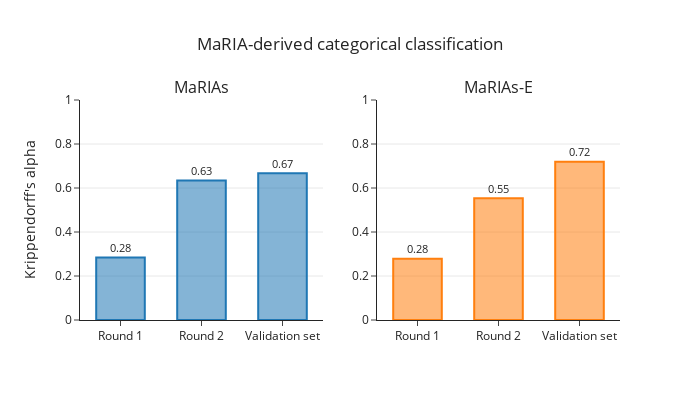

Notebook code for this chart:
### Markdown cell above
#### Plot results

### Code cell
import re
import plotly.graph_objects as go
import plotly.subplots as sp
import plotly.express as px



def color_to_rgba(color, alpha=1.0):
    if color.startswith('rgba'):
        return color
    if color.startswith('rgb'):
        nums = re.findall(r'\d+', color)
        return f'rgba({nums[0]},{nums[1]},{nums[2]},{alpha})'
    color = color.lstrip('#')
    return f'rgba({int(color[0:2],16)},{int(color[2:4],16)},{int(color[4:6],16)},{alpha})'

color1 = px.colors.qualitative.D3[0]
color2 = px.colors.qualitative.D3[1]

fig = sp.make_subplots(rows=1, cols=2, subplot_titles=("MaRIAs", "MaRIAs-E"))

# Barplot for MaRIAs
fig.add_trace(
    go.Bar(
        x=df_results['round'],
        y=df_results['mariaS'],
        name='MaRIAs',
        marker=dict(
            color=color_to_rgba(color1, 0.55),
            line=dict(color=color1, width=2)
        ),
        opacity=1,
        width=0.6
    ),
    row=1, col=1
)

# Barplot for MaRIAs-E
fig.add_trace(
    go.Bar(
        x=df_results['round'],
        y=df_results['mariaE'],
        name='MaRIAs-E',
        marker=dict(
            color=color_to_rgba(color2, 0.55),
            line=dict(color=color2, width=2)
        ),
        opacity=1,
        width=0.6
    ),
    row=1, col=2
)

# Add ICC annotations for MaRIAs
for i, (x, y) in enumerate(zip(df_results['round'], df_results['mariaS'])):
    fig.add_annotation(
        x=x, y=y,
        text=f"{y:.2f}",
        showarrow=False,
        yshift=10,
        font=dict(size=11),
        row=1, col=1
    )

# Add ICC annotations for MaRIAs-E
for i, (x, y) in enumerate(zip(df_results['round'], df_results['mariaE'])):
    fig.add_annotation(
        x=x, y=y,
        text=f"{y:.2f}",
        showarrow=False,
        yshift=10,
        font=dict(size=11),
        row=1, col=2
    )

# Final layout
fig.update_layout(
    title_text="MaRIA-derived categorical classification",
    title_x=0.5,
    yaxis_title="Krippendorff's alpha",
    barmode='group',
    height=400,
    width=700,
    template="simple_white",
    showlegend=False,
)


fig.update_yaxes(range=[0, 1], showgrid=True)
fig.show()

### Figure 1 — Plotly figure (JSON) as saved in the notebook; plotly's stock layout.template omitted (floating-point values rounded to 4 significant figures)
{"data": [{"marker": {"color": "rgba(31,119,180,0.55)", "line": {"color": "#1F77B4", "width": 2}}, "name": "MaRIAs", "opacity": 1, "type": "bar", "width": 0.6, "x": ["Round 1", "Round 2", "Validation set"], "xaxis": "x", "y": [0.284, 0.6346, 0.6674], "yaxis": "y"}, {"marker": {"color": "rgba(255,127,14,0.55)", "line": {"color": "#FF7F0E", "width": 2}}, "name": "MaRIAs-E", "opacity": 1, "type": "bar", "width": 0.6, "x": ["Round 1", "Round 2", "Validation set"], "xaxis": "x2", "y": [0.2785, 0.5536, 0.7195], "yaxis": "y2"}], "layout": {"annotations": [{"font": {"size": 16}, "showarrow": false, "text": "MaRIAs", "x": 0.225, "xanchor": "center", "xref": "paper", "y": 1, "yanchor": "bottom", "yref": "paper"}, {"font": {"size": 16}, "showarrow": false, "text": "MaRIAs-E", "x": 0.775, "xanchor": "center", "xref": "paper", "y": 1, "yanchor": "bottom", "yref": "paper"}, {"font": {"size": 11}, "showarrow": false, "text": "0.28", "x": "Round 1", "xref": "x", "y": 0.284, "yref": "y", "yshift": 10}, {"font": {"size": 11}, "showarrow": false, "text": "0.63", "x": "Round 2", "xref": "x", "y": 0.6346, "yref": "y", "yshift": 10}, {"font": {"size": 11}, "showarrow": false, "text": "0.67", "x": "Validation set", "xref": "x", "y": 0.6674, "yref": "y", "yshift": 10}, {"font": {"size": 11}, "showarrow": false, "text": "0.28", "x": "Round 1", "xref": "x2", "y": 0.2785, "yref": "y2", "yshift": 10}, {"font": {"size": 11}, "showarrow": false, "text": "0.55", "x": "Round 2", "xref": "x2", "y": 0.5536, "yref": "y2", "yshift": 10}, {"font": {"size": 11}, "showarrow": false, "text": "0.72", "x": "Validation set", "xref": "x2", "y": 0.7195, "yref": "y2", "yshift": 10}], "barmode": "group", "height": 400, "showlegend": false, "title": {"text": "MaRIA-derived categorical classification", "x": 0.5}, "width": 700, "xaxis": {"anchor": "y", "domain": [0, 0.45]}, "xaxis2": {"anchor": "y2", "domain": [0.55, 1]}, "yaxis": {"anchor": "x", "domain": [0, 1], "range": [0, 1], "showgrid": true, "title": {"text": "Krippendorff's alpha"}}, "yaxis2": {"anchor": "x2", "domain": [0, 1], "range": [0, 1], "showgrid": true}}}
